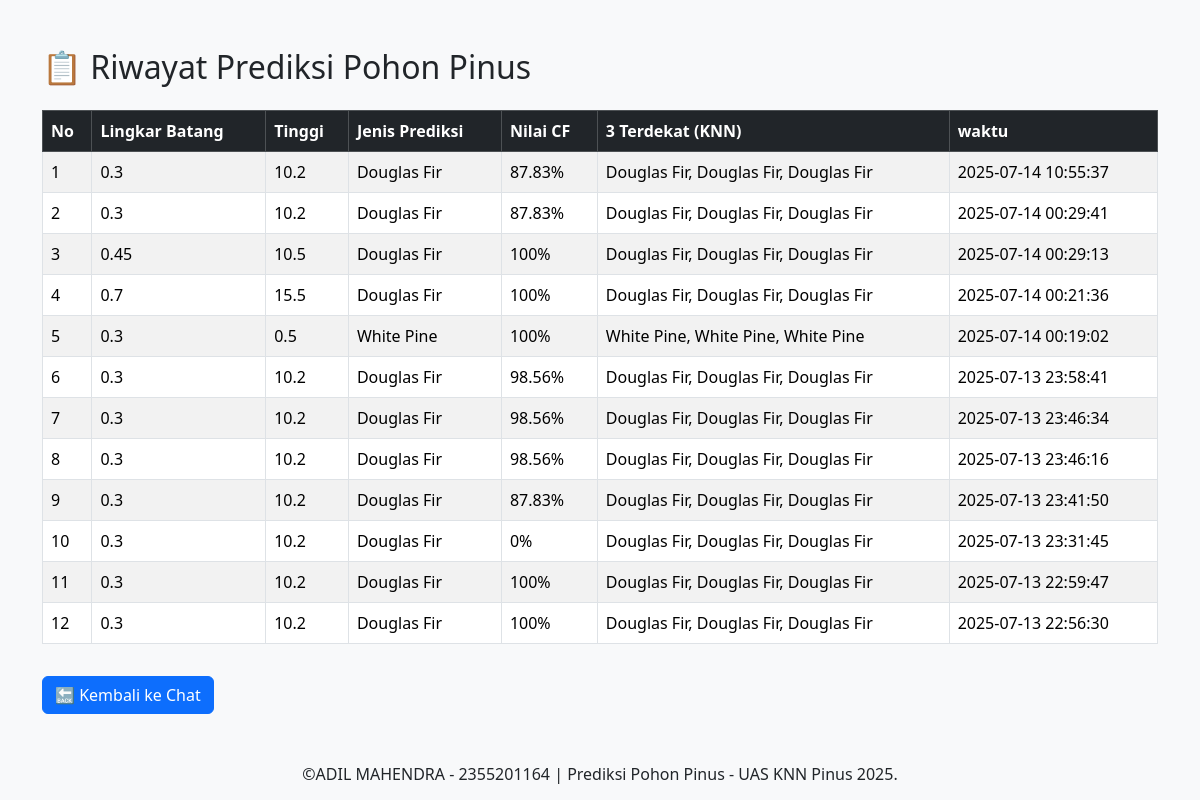
/riwayat.php, run on the app's committed database.
### tables this page shows
CREATE TABLE `history` (
  `id` int(11) NOT NULL,
  `tanggal` datetime DEFAULT current_timestamp(),
  `lingkar_batang` float DEFAULT NULL,
  `tinggi` float DEFAULT NULL,
  `jenis_prediksi` varchar(50) DEFAULT NULL,
  `nilai_cf` float DEFAULT NULL,
  `nilai_knn` varchar(255) DEFAULT NULL,
  `vision_result` varchar(100) DEFAULT NULL
);

### riwayat.php (the view, shortened to what this page needs)
<?php
include_once('config/db.php');
?>
<!DOCTYPE html>
<html lang="id">
<head>
    <link href="https://cdn.jsdelivr.net/npm/bootstrap@5.3.3/dist/css/bootstrap.min.css" rel="stylesheet">
</head>
<body class="bg-light">
<div class="container mt-5">
    <h2 class="mb-4">📋 Riwayat Prediksi Pohon Pinus</h2>
    <table class="table table-striped table-bordered">
        <thead class="table-dark">
            <tr>
                <th>No</th>
                <th>Lingkar Batang</th>
                <th>Tinggi</th>
                <th>Jenis Prediksi</th>
                <th>Nilai CF</th>
                <th>3 Terdekat (KNN)</th>
                <th>waktu</th>
            </tr>
        </thead>
        <tbody>
            <?php
            $sql = "SELECT * FROM history ORDER BY tanggal DESC";
            $result = $conn->query($sql);
            $no = 1;
            while ($row = $result->fetch_assoc()) {
                echo "<tr>";
                echo "<td>{$no}</td>";
                echo "<td>{$row['lingkar_batang']}</td>";
                echo "<td>{$row['tinggi']}</td>";
                echo "<td>{$row['jenis_prediksi']}</td>";
                echo "<td>" . round($row['nilai_cf'] * 100, 2) . "%</td>";
                echo "<td>{$row['nilai_knn']}</td>";
                echo "<td>{$row['tanggal']}</td>";
                echo "</tr>";
                $no++;
            }
            ?>
        </tbody>
    </table>
    <a href="index.php" class="btn btn-primary mt-3">🔙 Kembali ke Chat</a>
</div>
</body>
</html>
<div class="container-fluid mt-5 text-center">
  <p>&copy;ADIL MAHENDRA - 2355201164 | Prediksi Pohon Pinus - UAS KNN Pinus 2025. </p>
</div>
</body>
</html>

### data on the page
history: lingkar_batang "0.3", tinggi "10.2", jenis_prediksi "Douglas Fir", $row['nilai_cf']*100 "87.83", nilai_knn "Douglas Fir, Douglas Fir, Douglas Fir", tanggal "2025-07-14 10:55:37"
history: lingkar_batang "0.3", tinggi "10.2", jenis_prediksi "Douglas Fir", $row['nilai_cf']*100 "87.83", nilai_knn "Douglas Fir, Douglas Fir, Douglas Fir", tanggal "2025-07-14 00:29:41"
history: lingkar_batang "0.45", tinggi "10.5", jenis_prediksi "Douglas Fir", $row['nilai_cf']*100 "100", nilai_knn "Douglas Fir, Douglas Fir, Douglas Fir", tanggal "2025-07-14 00:29:13"
history: lingkar_batang "0.7", tinggi "15.5", jenis_prediksi "Douglas Fir", $row['nilai_cf']*100 "100", nilai_knn "Douglas Fir, Douglas Fir, Douglas Fir", tanggal "2025-07-14 00:21:36"
history: lingkar_batang "0.3", tinggi "0.5", jenis_prediksi "White Pine", $row['nilai_cf']*100 "100", nilai_knn "White Pine, White Pine, White Pine", tanggal "2025-07-14 00:19:02"
history: lingkar_batang "0.3", tinggi "10.2", jenis_prediksi "Douglas Fir", $row['nilai_cf']*100 "98.56", nilai_knn "Douglas Fir, Douglas Fir, Douglas Fir", tanggal "2025-07-13 23:58:41"
history: lingkar_batang "0.3", tinggi "10.2", jenis_prediksi "Douglas Fir", $row['nilai_cf']*100 "98.56", nilai_knn "Douglas Fir, Douglas Fir, Douglas Fir", tanggal "2025-07-13 23:46:34"
history: lingkar_batang "0.3", tinggi "10.2", jenis_prediksi "Douglas Fir", $row['nilai_cf']*100 "98.56", nilai_knn "Douglas Fir, Douglas Fir, Douglas Fir", tanggal "2025-07-13 23:46:16"
history: lingkar_batang "0.3", tinggi "10.2", jenis_prediksi "Douglas Fir", $row['nilai_cf']*100 "87.83", nilai_knn "Douglas Fir, Douglas Fir, Douglas Fir", tanggal "2025-07-13 23:41:50"
history: lingkar_batang "0.3", tinggi "10.2", jenis_prediksi "Douglas Fir", $row['nilai_cf']*100 "0", nilai_knn "Douglas Fir, Douglas Fir, Douglas Fir", tanggal "2025-07-13 23:31:45"
history: lingkar_batang "0.3", tinggi "10.2", jenis_prediksi "Douglas Fir", $row['nilai_cf']*100 "100", nilai_knn "Douglas Fir, Douglas Fir, Douglas Fir", tanggal "2025-07-13 22:59:47"
history: lingkar_batang "0.3", tinggi "10.2", jenis_prediksi "Douglas Fir", $row['nilai_cf']*100 "100", nilai_knn "Douglas Fir, Douglas Fir, Douglas Fir", tanggal "2025-07-13 22:56:30"
